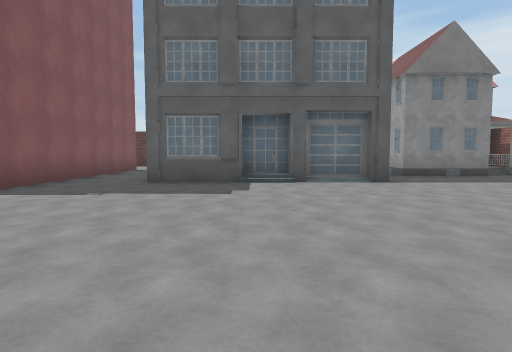
view 1 (above)

16 first-person views from a walk through a Unity game level. The camera is 1.2 m above the floor, tilts 4° down and sees 75° across. Doors are open. The floor is counted in squares, 2 m on a side. Each view is taken from the middle of a square. On the plan, view 1 faces up. The plan holds only what a view shows up to about 10 squares ahead; the rest is blank. The place goes on beyond the plan. The player is left out. Some surface patterns are stand-ins.

view 2
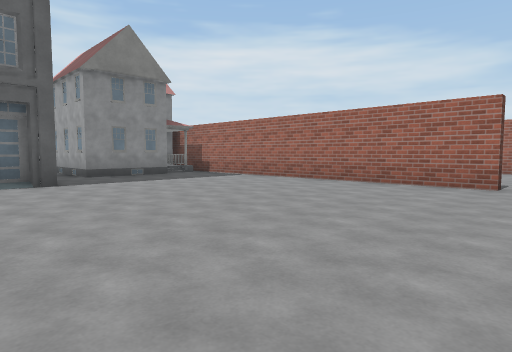

view 3
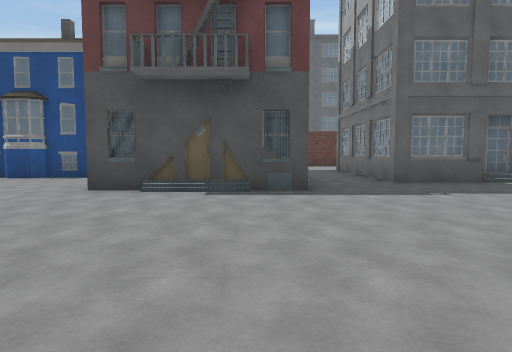

view 4
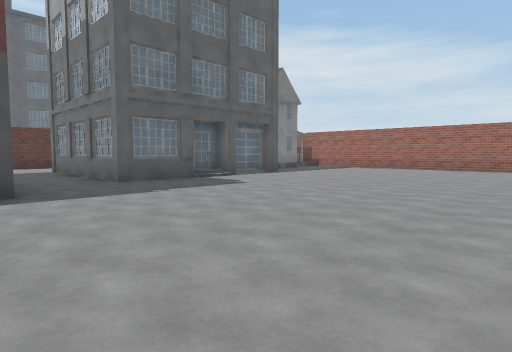

view 5
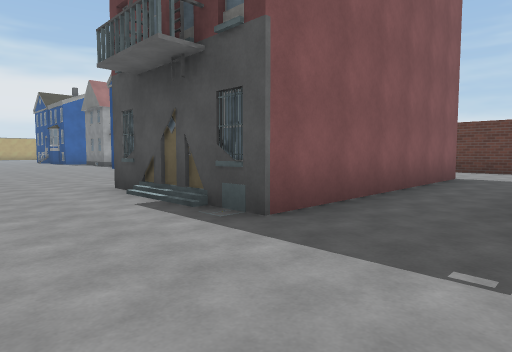

view 6
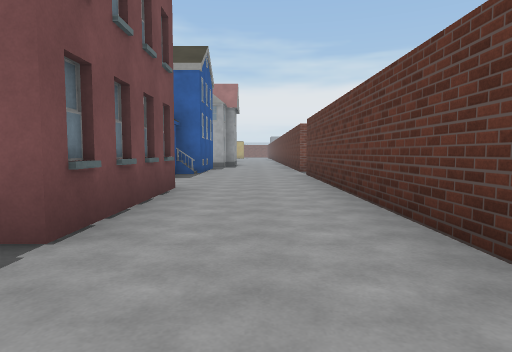

view 7
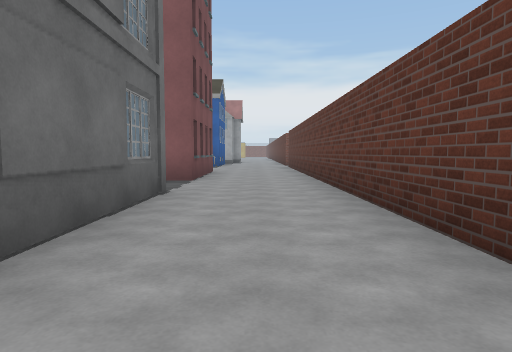

view 8
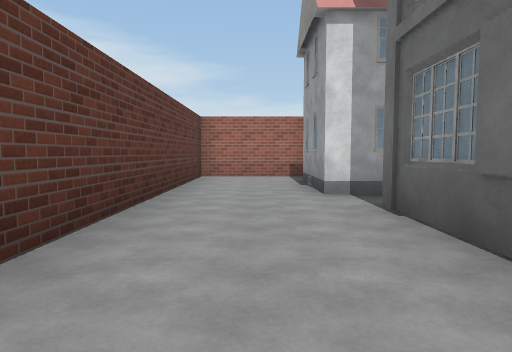

view 9
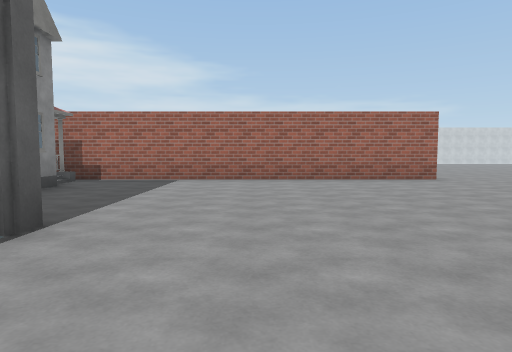

view 10
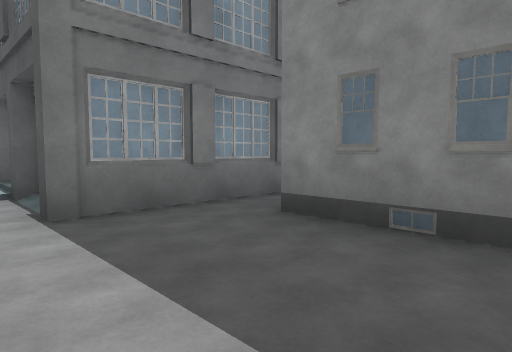

view 11
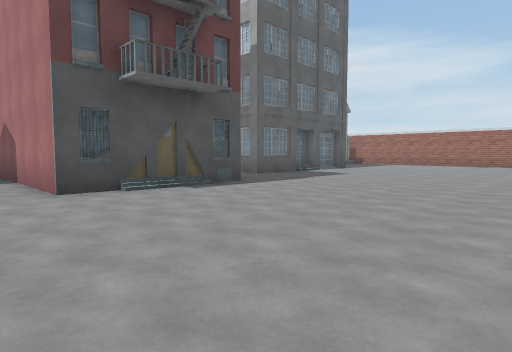

view 12
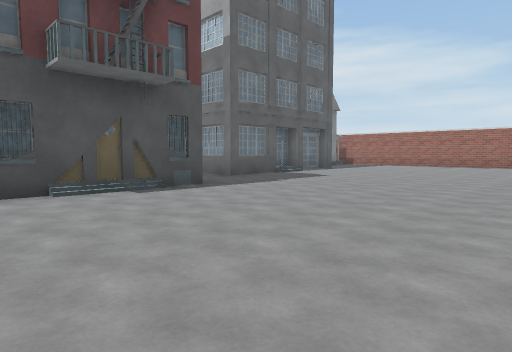

view 13
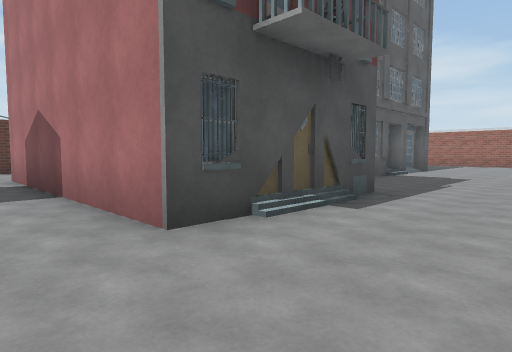

view 14
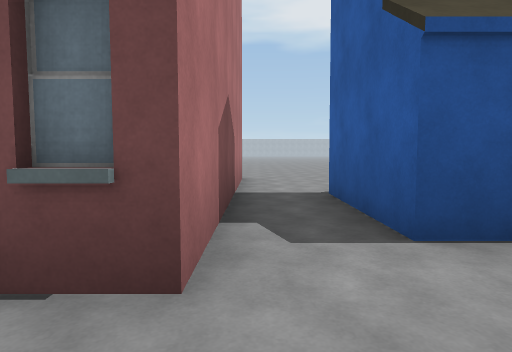

view 15
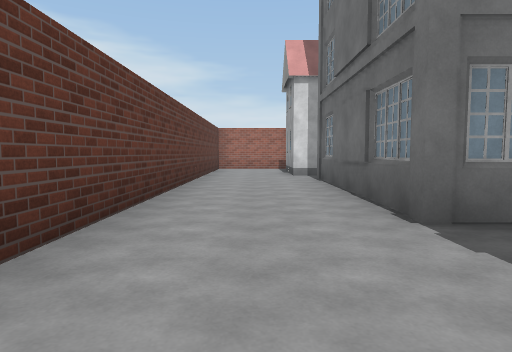

view 16
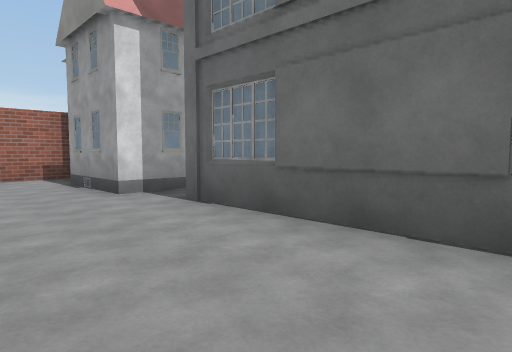

### Floor plan
Key: @ floor where view 1 was taken; # wall or solid block; . floor; B building; O other object.
Columns run from 9 left of view 1 to 9 right of it. Each row starts with its distance up from view 1.
 15   O     OO
 14 ########..#######
 13 ................#
 12 ...BB........####
 11 #.####.#####.#
 10 B.   #.#   #.#  B
  9 B.   #.#   #.####
  8 B.   #.##  #....#
  7 ..   #.B####....#
  6 ..  ##..........#
  5 ....B...........#
  4 ................#
  3 ................#
  2 ................#
  1 ................#..
  0 .........@.........

Positions as (right, up) in squares from view 1, and headings:
1: (0, 0), facing up
2: (1, 0), facing up-right
3: (-5, 0), facing up
4: (-5, 0), facing up-right
5: (-2, 3), facing up-left
6: (-2, 13), facing left
7: (3, 13), facing left
8: (-1, 13), facing right
9: (0, 5), facing right
10: (6, 6), facing up-left
11: (-9, 0), facing up-right
12: (-8, 0), facing up-right
13: (-9, 3), facing up-right
14: (-8, 13), facing down
15: (-5, 13), facing right
16: (-1, 14), facing down-right
